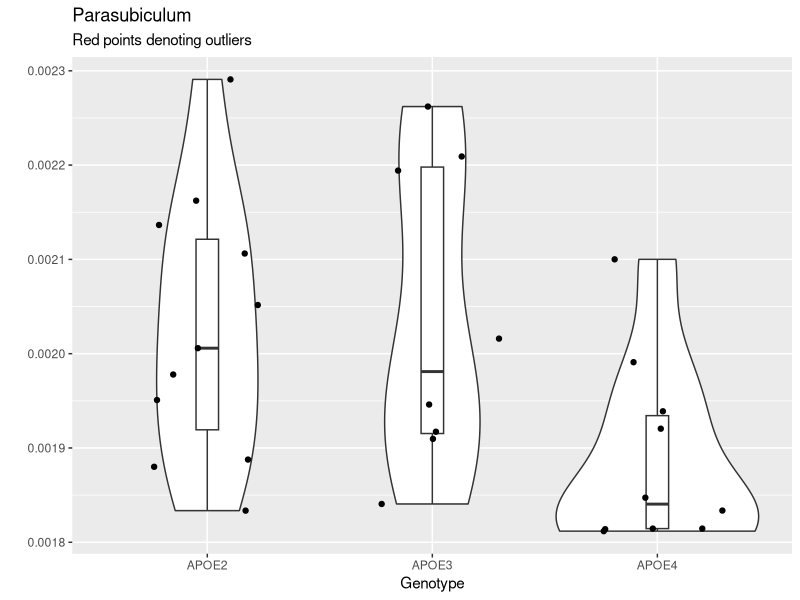

This chart was generated by the following R code:
## ---- chunk 1
library(tidyverse)
new <- read.csv("propGeno4.csv")

new <- new %>% 
  filter(! is.na(Genotype)) %>% 
  filter(Genotype != "") %>% 
  filter(Genotype != "HN") %>% 
  mutate(geno = case_when(
    Genotype == "APOE2" | Genotype == "APOE22" ~ "APOE2",
    Genotype == "APOE3" | Genotype == "APOE33" ~ "APOE3",
    Genotype == "APOE4" | Genotype == "APOE44" ~ "APOE4",
    Genotype == "CVN" ~ "CVN"
  )) %>% 
  group_by(geno) 

#view(new)
## ---- chunk 2
ggplot(data = new, aes(factor(geno), PaS)) +
  geom_violin() +
  geom_boxplot(width = 0.1, outlier.color = "red") +
  geom_jitter(height = 0, width = 0.3) +
  labs(x = "Genotype",
       y = "",
       title = "Parasubiculum",
       subtitle = "Red points denoting outliers") 

res.aov <- aov(PaS ~ geno, data = new)
summary(res.aov)
